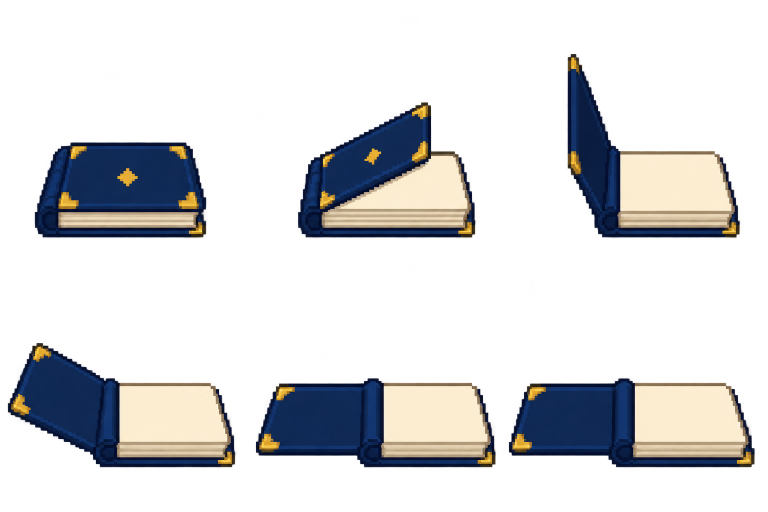
#> input picture ArtSource/BookOpeningSample_20261008/source-r1.png, 1536 x 1024 px (shown at 1/2 size)
$ python -i decode_generated_pixel_grid.py   (imports and definitions only)
#> lines starting #> are read from the running program, lines starting #| are printed output that depends on the picture
#> further down, picture is the input picture: PIL image 1536x1024 RGBA; mean R, G, B, A 44, 46.1, 51.4, 64.9
#!/usr/bin/env python3
"""Losslessly decode an enlarged generated pixel-art preview to its logical grid.

The decoder never resizes the subject. It infers the checkerboard lattice, takes
one robust representative colour from each authored macro-pixel, removes only
edge-connected checker cells, and either places the intact subject on a 32px
canvas or rejects a source whose authored logical detail cannot fit.
"""

from __future__ import annotations

import argparse
import json
import math
import statistics
from collections import Counter, deque
from pathlib import Path

import numpy as np
from PIL import Image, ImageFilter


COMMON_GRIDS = (16, 24, 32, 48, 64, 96, 128)


# [228 lines left out: functions arguments, binary_runs, border_run_count, infer_grid, light_neutral, remove_baked_checker_pixels and 5 more, not called in this run]


def colour_distance(a: tuple[int, int, int], b: tuple[int, int, int]) -> int:
    return sum(abs(x - y) for x, y in zip(a, b))


# [30 lines left out: function remove_checker, not called in this run]


def squared_distance(a: tuple[int, int, int], b: tuple[int, int, int]) -> int:
    return sum((x - y) ** 2 for x, y in zip(a, b))


# [48 lines left out: function consolidate_to_observed_palette, not called in this run]


def keep_largest_alpha_component(image: Image.Image) -> tuple[Image.Image, int, int]:
    opaque = {(x, y) for y in range(image.height) for x in range(image.width) if image.getpixel((x, y))[3]}
#> opaque = 460483 items
    components: list[set[tuple[int, int]]] = []
    while opaque:
        component = {opaque.pop()}
        queue = list(component)
        while queue:
            x, y = queue.pop()
            for neighbor in ((x - 1, y), (x + 1, y), (x, y - 1), (x, y + 1)):
                if neighbor in opaque:
                    opaque.remove(neighbor)
                    component.add(neighbor)
                    queue.append(neighbor)
        components.append(component)
#> this loop made 2948 passes
#> after the loop, components = 2948 items; opaque = 0 items
    if not components:
        return image.copy(), 0, 0
    largest = max(components, key=len)
#> largest = 79510 items
    result = image.copy()
    removed = 0
    for y in range(result.height):
        for x in range(result.width):
            if result.getpixel((x, y))[3] and (x, y) not in largest:
                result.putpixel((x, y), (0, 0, 0, 0))
                removed += 1
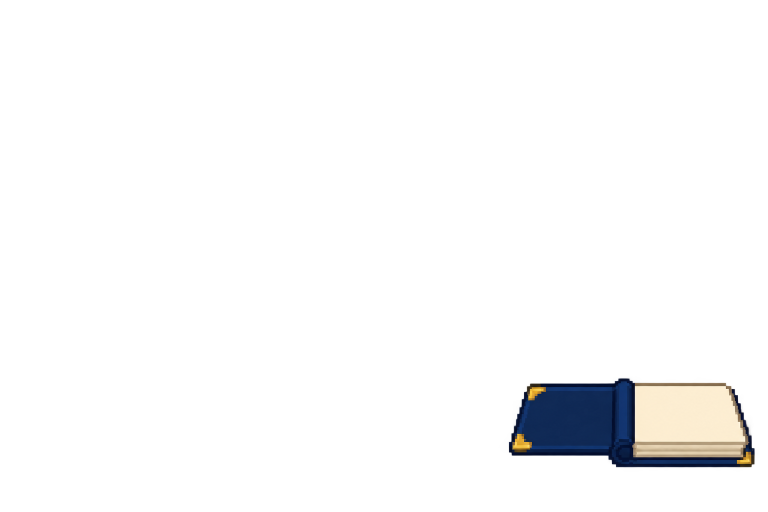
#> result: PIL image 1536x1024 RGBA (shown at 1/2 size); mean R, G, B, A 20.4, 21.7, 25.2, 11.7; transparent parts drawn white
#> after the loop, removed = 380973
    return result, removed, len(components)


# [192 lines left out: functions parse_target_size, place_intact, select_ground_window, main, not called in this run]


# [2 lines not run here, left out]

>>> from PIL import Image
>>> picture = Image.open('../../ArtSource/BookOpeningSample_20261008/source-r1.png')
>>> result = keep_largest_alpha_component(picture)
